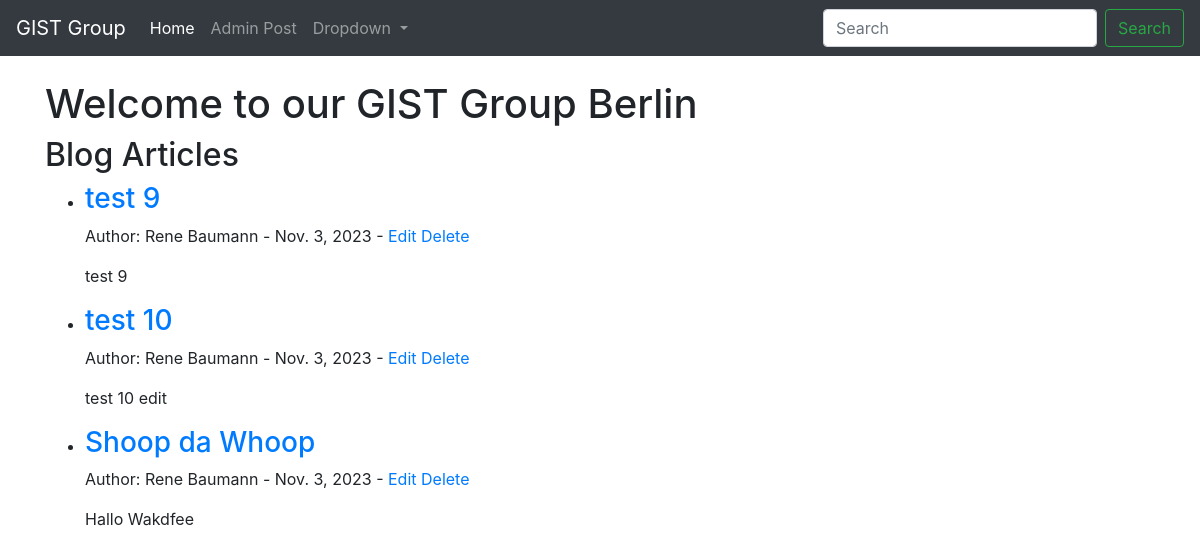
/blog/, run on an earlier commit of the app's database.
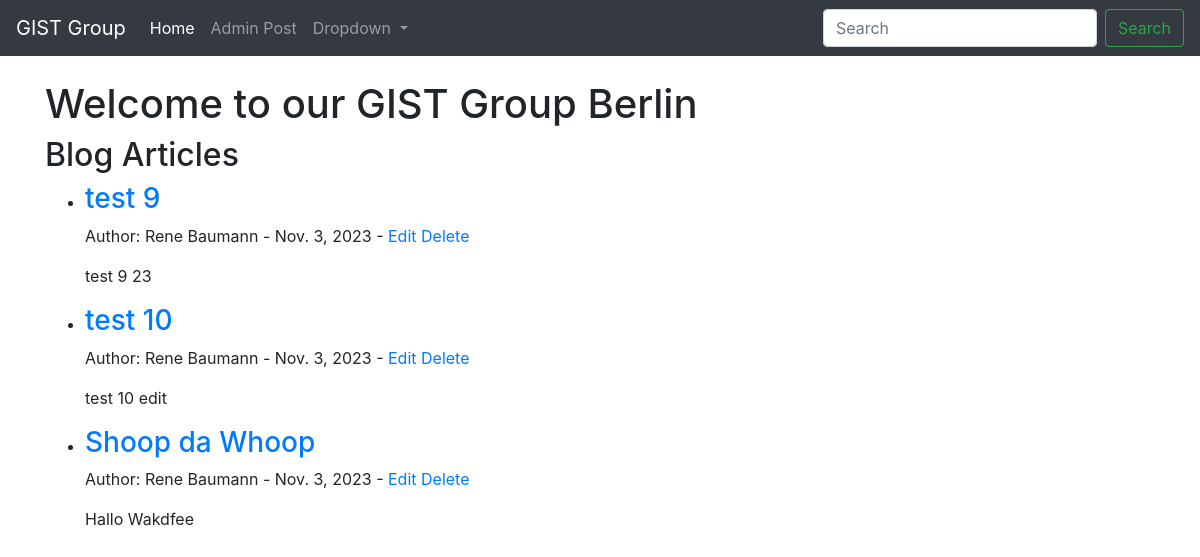
And on a later commit of the database.
### blog/models.py (models this page shows, shortened)
class BlogPost(models.Model):
    title = models.CharField(max_length=200) # Title of the blog post
    content = models.TextField() # Content of the blog post
    author = models.ForeignKey(User, on_delete=models.CASCADE) # ForeignKey relationship with User model as the admin
    publication_date = models.DateField(auto_now_add=True) # Date the blog post was published

### blog/views.py (the view)
# urls.py: path('', BlogPostListView.as_view(), name='index'), # URL for listing all blog posts
class BlogPostListView(ListView):
    model = BlogPost
    template_name = 'index.html'
    context_object_name = 'posts'
    ordering = ['-publication_date']

### blog/templates/index.html (shortened to what this page needs)
{% extends 'base.html' %}
{% block content %}
<!DOCTYPE html>
<html lang="en">
<head>
</head>
<body>
    <h1>Welcome to our GIST Group Berlin</h1>
    <h2>Blog Articles</h2>
    <ul>
        {% for post in posts %}
        <li>
            <h3><a href="{% url 'post_detail' pk=post.pk %}">{{ post.title }}</a></h3>
            <p>
                Author: {{ post.author.first_name }} {{ post.author.last_name }} -
                {{ post.publication_date }} -
                <a href="{% url 'admin_edit_post' pk=post.pk %}">Edit</a>
                <a href="{% url 'admin_delete_post' pk=post.pk %}">Delete</a>
            </p>
            <p>{{ post.content }}</p>
        </li>
        {% empty %}
        <li>No blog posts available.</li>
        {% endfor %}
    </ul>
</body>
</html>
{% endblock %}

What changed in the data, as far as the page shows it:
changed BlogPost "test 9": content "test 9" → "test 9 23"
